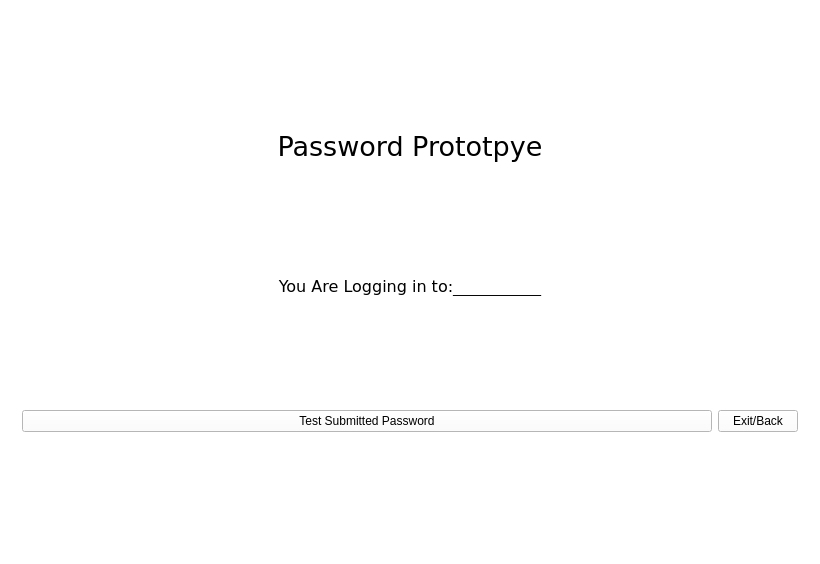
<?xml version="1.0" encoding="UTF-8"?>
<ui version="4.0">
 <class>MainWindow</class>
 <widget class="QMainWindow" name="MainWindow">
  <property name="geometry">
   <rect>
    <x>0</x>
    <y>0</y>
    <width>820</width>
    <height>564</height>
   </rect>
  </property>
  <property name="windowTitle">
   <string>MainWindow</string>
  </property>
  <property name="autoFillBackground">
   <bool>false</bool>
  </property>
  <property name="styleSheet">
   <string notr="true">background-color: rgb(255, 255, 255);</string>
  </property>
  <widget class="QWidget" name="centralWidget">
   <layout class="QVBoxLayout" name="verticalLayout">
    <item>
     <widget class="QStackedWidget" name="stackedWidget">
      <property name="styleSheet">
       <string notr="true">background-color: rgb(255, 255, 255);</string>
      </property>
      <property name="currentIndex">
       <number>1</number>
      </property>
      <widget class="QWidget" name="page"/>
      <widget class="QWidget" name="EnterPassPage">
       <layout class="QVBoxLayout" name="verticalLayout_2">
        <item>
         <widget class="QLabel" name="label">
          <property name="sizePolicy">
           <sizepolicy hsizetype="Preferred" vsizetype="Fixed">
            <horstretch>0</horstretch>
            <verstretch>0</verstretch>
           </sizepolicy>
          </property>
          <property name="font">
           <font>
            <family>DejaVu Sans</family>
            <pointsize>20</pointsize>
           </font>
          </property>
          <property name="text">
           <string>Password Prototpye</string>
          </property>
          <property name="alignment">
           <set>Qt::AlignCenter</set>
          </property>
         </widget>
        </item>
        <item>
         <widget class="QLabel" name="label_2">
          <property name="sizePolicy">
           <sizepolicy hsizetype="Preferred" vsizetype="Fixed">
            <horstretch>0</horstretch>
            <verstretch>0</verstretch>
           </sizepolicy>
          </property>
          <property name="font">
           <font>
            <family>DejaVu Sans</family>
            <pointsize>12</pointsize>
           </font>
          </property>
          <property name="text">
           <string>You Are Logging in to:___________</string>
          </property>
          <property name="alignment">
           <set>Qt::AlignCenter</set>
          </property>
         </widget>
        </item>
        <item>
         <layout class="QGridLayout" name="gridLayout_2"/>
        </item>
        <item>
         <layout class="QHBoxLayout" name="horizontalLayout">
          <property name="sizeConstraint">
           <enum>QLayout::SetFixedSize</enum>
          </property>
          <item>
           <widget class="QPushButton" name="pushButton">
            <property name="text">
             <string>Test Submitted Password</string>
            </property>
           </widget>
          </item>
          <item>
           <widget class="QPushButton" name="pushButton_2">
            <property name="sizePolicy">
             <sizepolicy hsizetype="Fixed" vsizetype="Fixed">
              <horstretch>0</horstretch>
              <verstretch>0</verstretch>
             </sizepolicy>
            </property>
            <property name="text">
             <string>Exit/Back</string>
            </property>
           </widget>
          </item>
         </layout>
        </item>
       </layout>
      </widget>
     </widget>
    </item>
   </layout>
  </widget>
 </widget>
 <layoutdefault spacing="6" margin="11"/>
 <resources/>
 <connections/>
</ui>
